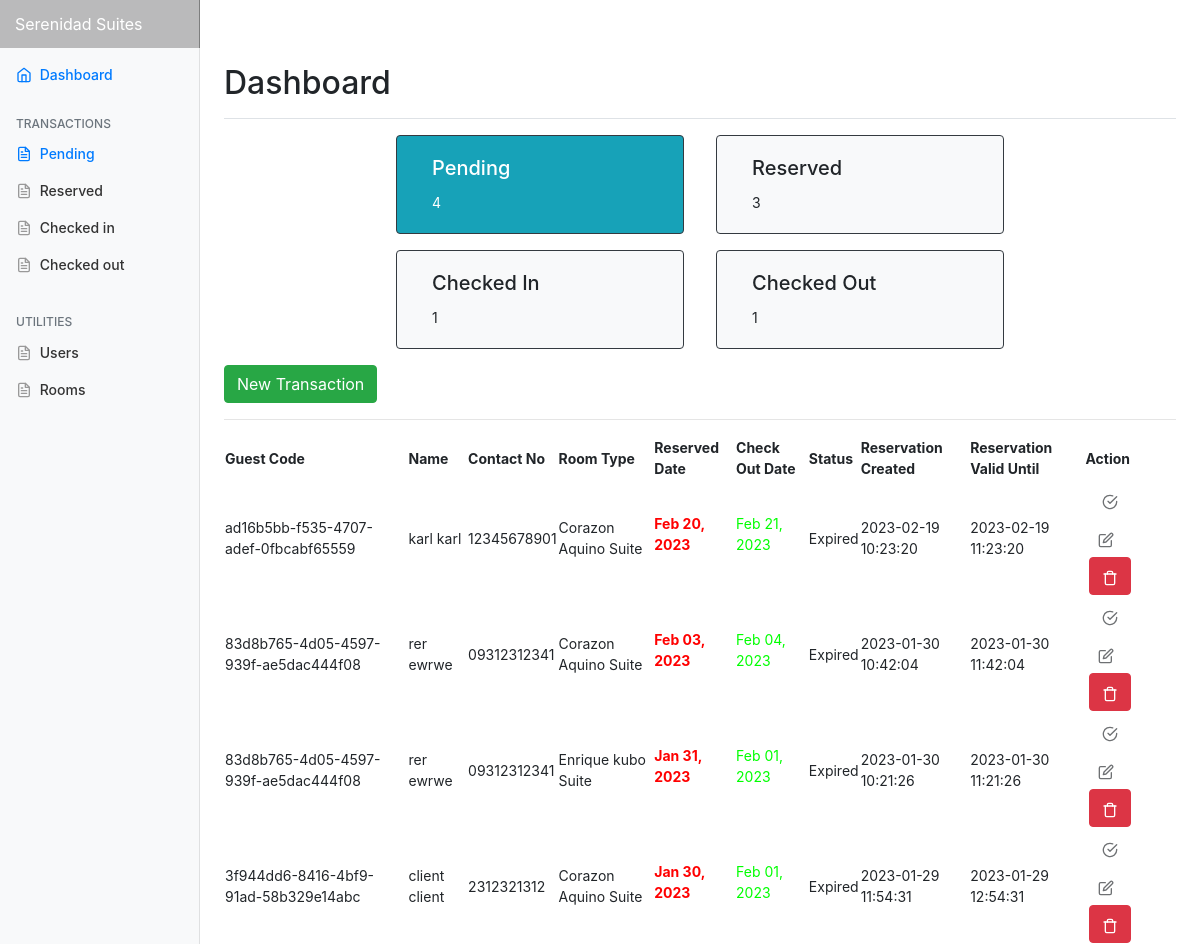
The app's page /admin/index.php (signed in), older data.
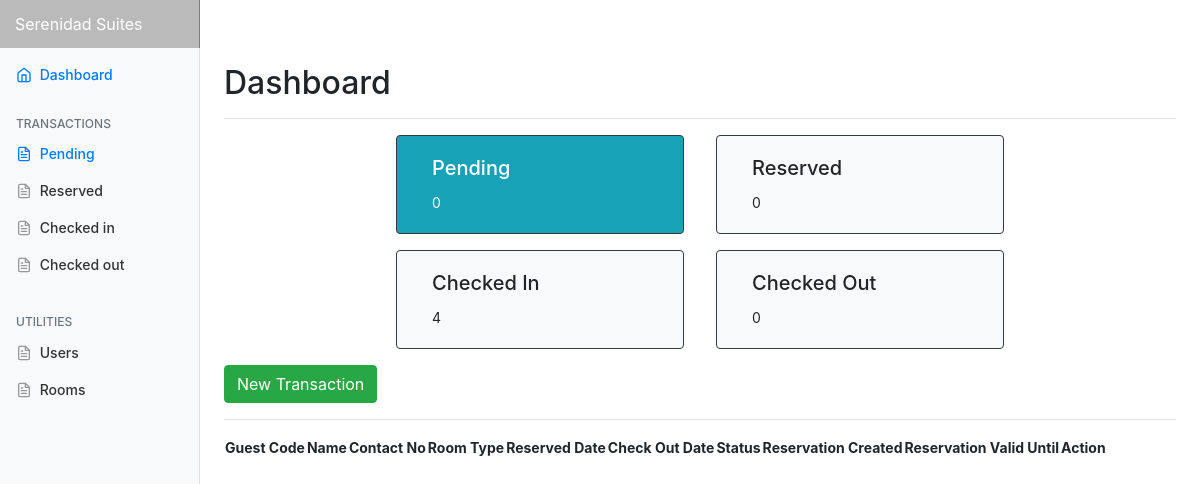
The same page, newer data.
### tables this page shows
CREATE TABLE `transactions` (
  `id` int NOT NULL,
  `guest_id` int NOT NULL,
  `room_id` int NOT NULL,
  `room_no` int DEFAULT NULL,
  `extra_bed` tinyint NOT NULL DEFAULT '0',
  `extra_pax` int DEFAULT NULL,
  `status` varchar(50) DEFAULT NULL,
  `days` int DEFAULT NULL,
  `checkin` varchar(50) DEFAULT NULL,
  `checkin_time` varchar(50) DEFAULT NULL,
  `checkout` varchar(50) DEFAULT NULL,
  `checkout_time` varchar(50) DEFAULT NULL,
  `bill` varchar(50) DEFAULT NULL,
  `balance` int NOT NULL DEFAULT '0',
  `payment` int NOT NULL DEFAULT '0',
  `is_payment_full` tinyint NOT NULL DEFAULT '0',
  `payment_at` datetime DEFAULT NULL,
  `valid_until` varchar(50) DEFAULT NULL,
  `is_unread` tinyint(1) NOT NULL DEFAULT '1',
  `created_at` datetime DEFAULT NULL,
  `updated_at` datetime DEFAULT NULL,
  `remarks` varchar(500) DEFAULT NULL
);

CREATE TABLE `guest` (
  `id` int NOT NULL,
  `uuid` varchar(255) DEFAULT NULL,
  `email` varchar(191) DEFAULT NULL,
  `firstname` varchar(50) NOT NULL,
  `username` varchar(191) DEFAULT NULL,
  `password` varchar(191) DEFAULT NULL,
  `middlename` varchar(30) NOT NULL,
  `lastname` varchar(40) NOT NULL,
  `address` varchar(191) DEFAULT NULL,
  `contactno` varchar(20) NOT NULL,
  `created_at` datetime DEFAULT NULL,
  `updated_at` datetime DEFAULT NULL
);

CREATE TABLE `room` (
  `id` int NOT NULL,
  `room_type` varchar(50) NOT NULL,
  `price` varchar(11) NOT NULL,
  `photo` varchar(100) NOT NULL,
  `description` text,
  `created_at` datetime DEFAULT NULL,
  `updated_at` datetime DEFAULT NULL
);

### models/Model.php (called while the page is built, shortened)
<?php
class Model
{
    protected $host = "localhost";
    protected $database = "db_hor";
    protected $username = "root";
    protected $password = "admin";
    protected $pdo;
    protected $stmt;
    public function connect(){
        try {
            $this->pdo = new PDO("mysql:host={$this->host};dbname={$this->database};charset=utf8","{$this->username}","{$this->password}");
            $this->pdo->setAttribute(PDO::ATTR_ERRMODE, PDO::ERRMODE_EXCEPTION);
            $this->pdo->setAttribute(PDO::ATTR_DEFAULT_FETCH_MODE, PDO::FETCH_ASSOC);
        } catch (PDOException $e) {
            echo $e->getMessage();
        }
    }
    public function setQuery($qry){
        $this->qry = $qry;
        $this->stmt = $this->pdo->query($this->qry);
        return $this;
    }
    public function getAll(){
        try {
            return $this->stmt->fetchAll();
        } catch (PDOException $e) {
            return $e->getMessage();
        }
    }
}

### models/Transaction.php (called while the page is built, shortened)
<?php
Class Transaction extends Model {
    public function getPendingAndExpiredTransactions(){
        return $this->setQuery("SELECT
                                A.*,
                                B.uuid,
                                B.firstname,
                                B.middlename,
                                B.lastname,
                                B.address,
                                B.contactno,
                                C.room_type,
                                C.price,
                                C.photo
                                FROM `transactions` as A
                                LEFT JOIN `guest` as B
                                ON A.guest_id = B.id
                                LEFT JOIN `room` as C
                                ON A.room_id = C.id
                                WHERE A.status = 'Pending'
                                OR A.status = 'Expired'
                                ORDER BY A.created_at DESC
                                ")
                                ->getAll();
    }
    public function getReservedTransactions(){
        return $this->setQuery("SELECT
                                A.*,
                                B.firstname,
                                B.middlename,
                                B.lastname,
                                B.address,
                                B.contactno,
                                C.room_type,
                                C.price,
                                C.photo
                                FROM `transactions` as A
                                LEFT JOIN `guest` as B
                                ON A.guest_id = B.id
                                LEFT JOIN `room` as C
                                ON A.room_id = C.id
                                WHERE A.status = 'Reserved'
                                OR A.status = 'Cancelled'
                                ORDER BY A.created_at DESC
                                ")
                                ->getAll();
    }
    public function getCheckInTransactions(){
        return $this->setQuery("SELECT
                                A.*,
                                B.firstname,
                                B.middlename,
                                B.lastname,
                                B.address,
                                B.contactno,
                                C.room_type,
                                C.price,
                                C.photo
                                FROM `transactions` as A
                                LEFT JOIN `guest` as B
                                ON A.guest_id = B.id
                                LEFT JOIN `room` as C
                                ON A.room_id = C.id
                                WHERE A.status = 'Check In'
                                ORDER BY A.created_at DESC
                                ")
                                ->getAll();
    }
    public function getCheckOutTransactions(){
        return $this->setQuery("SELECT
                                A.*,
                                B.firstname,
                                B.middlename,
                                B.lastname,
                                B.address,
                                B.contactno,
                                C.room_type,
                                C.price,
                                C.photo
                                FROM `transactions` as A
                                LEFT JOIN `guest` as B
                                ON A.guest_id = B.id
                                LEFT JOIN `room` as C
                                ON A.room_id = C.id
                                WHERE A.status = 'Check Out'
                                ORDER BY A.created_at DESC
                                ")
                                ->getAll();
    }
}

### admin/index.php (the view, shortened to what the changed rows need)
<?php
  require_once('includes/header.php');
?>
    <div class="container-fluid">
      <div class="row">
        <main role="main" class="col-md-9 ml-sm-auto col-lg-10 pt-3 px-4">
            <div class="d-flex justify-content-between flex-wrap flex-md-nowrap align-items-center pb-2 mb-3 border-bottom">
                <h1 class="h2">Dashboard</h1>
            </div>
            <?php
            include('includes/counts.php')
            ?>
		    <table id="datatable" class="display">
                <thead>
                    <tr>
                        <th>Guest Code</th>
                        <th>Name</th>
                        <th>Contact No</th>
                        <th>Room Type</th>
                        <th>Reserved Date</th>
                        <th>Check Out Date</th>
                        <th>Status</th>
                        <th>Reservation Created</th>
                        <th>Reservation Valid Until</th>
                        <th>Action</th>
                    </tr>
                </thead>
                <tbody>
                    <?php foreach ($pendings as $key => $value) { ?>
                    <tr>
                        <td><?= $value['uuid']?></td>
                        <td><?= $value['firstname']." ".$value['lastname']?></td>
                        <td><?= $value['contactno']?></td>
                        <td><?= $value['room_type']?></td>
                        <td>
                            <strong>
                                <?= $value['checkin'] <= date("Y-m-d", strtotime("+8 HOURS"))
                                    ?  "<label style = 'color:#ff0000;'>".date("M d, Y", strtotime($value['checkin']))."</label>"
                                    :  "<label style = 'color:#00ff00;'>".date("M d, Y", strtotime($value['checkin']))."</label>"
                                ?>
                            </strong>
                        </td>
                        <td><?= "<label style = 'color:#00ff00;'>".date("M d, Y", strtotime($value['checkout']))."</label>";?></td>
                        <td><?= $value['status']?></td>
                        <td><?= $value['created_at']?></td>
                        <td>
                            <div>
                                <?= $value['valid_until']
                                    ? '<span class="label label-danger">'. $value['valid_until']. '</span>'
                                    : '';
                                ?>
                            </div>
                        </td>
                        <td>
                            <div class="form-inline">
                                <form method="post" action="queries/reservationResource.php" class="mx-1">
                                    <?=
                                        new DateTime($value['valid_until']) < new DateTime()
                                        ?
                                            ' <button type="button"  class="btn btn-disabled disabled" data-toggle="tooltip" data-placement="top" title="Reservation Expired" disabled>
                                                <i data-feather="check-circle"></i>
                                                </button>'
                                        :
                                            '
                                                <input type="hidden" value="accept" name="resource_type">
                                                <input type="hidden" value="'. $value['id'] .'" name="transaction_id">
                                                <button type="submit"  class="btn btn-primary" data-toggle="tooltip" data-placement="top" title="Accept Reservation" >
                                                    <i data-feather="check-circle"></i>
                                                </button>
                                            '
                                    ?>
                                </form>
                                <form  method="post" action="queries/reservationResource.php" >
                                    <?=
                                        new DateTime($value['valid_until']) < new DateTime()
                                        ?
                                            '
                                                <button type="button"  class="btn btn-disabled disabled" data-toggle="tooltip" data-placement="top" title="Reservation Expired" disabled>
                                                <i data-feather="edit"></i>
                                                </button>
                                            '
                                        :
                                            '
                                                <input type="hidden" value="edit" name="resource_type">
                                                <input type="hidden" value="'.$value['id'].'" name="transaction_id">
                                                <button type="submit"  class="btn btn-warning " data-toggle="tooltip" data-placement="top" title="Edit" >
                                                    <i data-feather="edit"></i>
                                                </button>
                                            '
                                    ?>
                                </form>
                                <form  method="post" action="queries/reservationResource.php"  class="mx-1">
                                    <button type="button"  class="btn btn-danger " data-toggle="tooltip" data-placement="top" title="Delete" >
                                        <i data-feather="trash"></i>
                                    </button>
                                </form>
                            </div>
                        </td>
                    </tr>
                    <?php }?>
                </tbody>
		    </table>
        </main>
      </div>
    </div>
<?php
  require_once('includes/footer.php');
?>

### admin/includes/counts.php
<div class="container-fluid  ">
        <div class=" row justify-content-center clickTo">
            <?php
                if ($segments[3] == 'index.php') {
                    echo '<div class="col-xl-4 col-md-6 mx-3 card  border-dark bg-info text-white mb-3" style="max-width: 18rem;"   onclick="window.location = `index.php`">';
                } else {
                    echo '<div class="col-xl-4 col-md-6 mx-3 card border-dark bg-light mb-3" style="max-width: 18rem;" onclick="window.location =  `index.php`">';
                }
             ?>
                <div class="card-body">
                    <h5 class="card-title">Pending</h5>
                    <p class="card-text"> <?= count($pendings)?> </p>
                </div>
            </div>
            <?php
                if ($segments[3] == 'reserved.php') {
                    echo '<div class="col-xl-4 col-md-6 mx-3 card  border-dark bg-info text-white mb-3" style="max-width: 18rem;"   onclick="window.location = `reserved.php`">';
                } else {
                    echo '<div class="col-xl-4 col-md-6 mx-3 card border-dark bg-light mb-3" style="max-width: 18rem;" onclick="window.location = `reserved.php`">';
                }
            ?>
                <div class="card-body">
                    <h5 class="card-title">Reserved</h5>
                    <p class="card-text"><?=count($reserved)  ?></p>
                </div>
            </div>
            <?php
                if ($segments[3] == 'checkedin.php') {
                    echo '<div class="col-xl-4 col-md-6 mx-3 card  border-dark bg-info text-white mb-3" style="max-width: 18rem;"   onclick="window.location = `checkedin.php`">';
                } else {
                    echo '<div class="col-xl-4 col-md-6 mx-3 card border-dark bg-light mb-3" style="max-width: 18rem;" onclick="window.location = `checkedin.php`">';
                }
            ?>
                <div class="card-body">
                    <h5 class="card-title">Checked In</h5>
                    <p class="card-text"><?=count($checkedin)  ?></p>
                </div>
            </div>
            <?php
                if ($segments[3] == 'checkedout.php') {
                    echo '<div class="col-xl-4 col-md-6 mx-3 card  border-dark bg-info text-white mb-3" style="max-width: 18rem;"   onclick="window.location = `checkedout.php`">';
                } else {
                    echo '<div class="col-xl-4 col-md-6 mx-3 card border-dark bg-light mb-3" style="max-width: 18rem;" onclick="window.location = `checkedout.php`">';
                }
            ?>
                <div class="card-body">
                    <h5 class="card-title">Checked Out</h5>
                    <p class="card-text"><?=count($checkedout)  ?></p>
                </div>
            </div>
        </div>
</div>

Row changes from the older to the newer data that the page shows:
removed transactions: guest.uuid "ad16b5bb-f535-4707-adef-0fbcabf65559", guest.firstname "karl", guest.lastname "karl", guest.contactno "12345678901", room.room_type "Corazon Aquino Suite", checkin "Feb 20, 2023", checkout "Feb 21, 2023", status "Expired", created_at "2023-02-19 10:23:20", valid_until "2023-02-19 11:23:20"
removed transactions: guest.uuid "83d8b765-4d05-4597-939f-ae5dac444f08", guest.firstname "rer", guest.lastname "ewrwe", guest.contactno "09312312341", room.room_type "Corazon Aquino Suite", checkin "Feb 03, 2023", checkout "Feb 04, 2023", status "Expired", created_at "2023-01-30 10:42:04", valid_until "2023-01-30 11:42:04"
removed transactions: guest.uuid "83d8b765-4d05-4597-939f-ae5dac444f08", guest.firstname "rer", guest.lastname "ewrwe", guest.contactno "09312312341", room.room_type "Enrique kubo Suite", checkin "Jan 31, 2023", checkout "Feb 01, 2023", status "Expired", created_at "2023-01-30 10:21:26", valid_until "2023-01-30 11:21:26"
removed transactions: guest.uuid "3f944dd6-8416-4bf9-91ad-58b329e14abc", guest.firstname "client", guest.lastname "client", guest.contactno "2312321312", room.room_type "Corazon Aquino Suite", checkin "Jan 30, 2023", checkout "Feb 01, 2023", status "Expired", created_at "2023-01-29 11:54:31", valid_until "2023-01-29 12:54:31"
Text that changed along with them:
count($pendings): "4" → "0"
count($reserved): "3" → "0"
count($checkedin): "1" → "4"
count($checkedout): "1" → "0"
